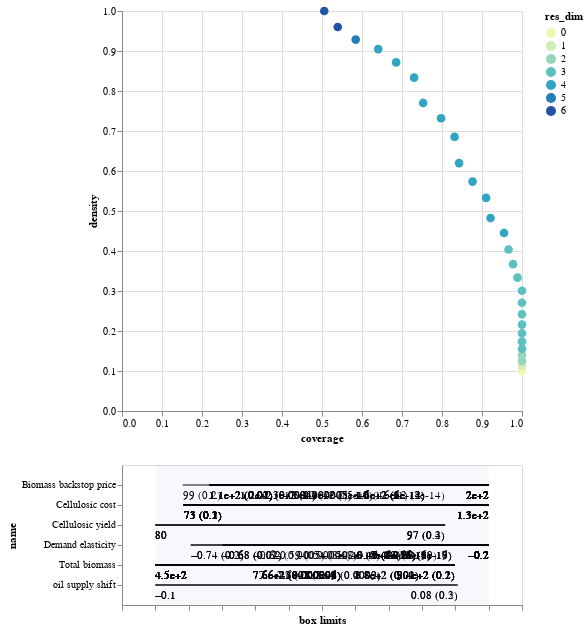

The cell this chart's notebook holds for it:
### Code cell
#Interactive plot of the above tradeoff matrix
box_bryant.inspect_tradeoff()

### Figure 1 — Vega-Lite specification as saved in the notebook (floating-point values rounded to 4 significant figures)
{"config": {"view": {"continuousWidth": 400, "continuousHeight": 300}}, "vconcat": [{"data": {"name": "data-c5a4f50fa54a0c9fb9591076c299149f"}, "mark": {"type": "circle", "size": 75}, "encoding": {"color": {"type": "ordinal", "field": "res_dim", "scale": {"range": ["#eff9b6", "#d0edb3", "#97d6b9", "#5dc0c0", "#31a5c2", "#1f80b8", "#2354a3", "#21318d"]}}, "opacity": {"condition": {"value": 1, "selection": "selector001"}, "value": 0.4}, "tooltip": [{"type": "ordinal", "field": "id"}, {"type": "quantitative", "field": "coverage", "format": ".2"}, {"type": "quantitative", "field": "density", "format": ".2"}, {"type": "ordinal", "field": "res_dim"}], "x": {"type": "quantitative", "field": "coverage"}, "y": {"type": "quantitative", "field": "density"}}, "height": 400, "selection": {"selector001": {"type": "single", "fields": ["id"]}}, "width": 400}, {"layer": [{"data": {"name": "data-17256ee1b01d486f61a8245021b6fdb4"}, "mark": "rule", "encoding": {"x": {"type": "quantitative", "axis": {"grid": false, "labels": false, "title": "box limits"}, "field": "x_lower", "scale": {"domain": [0, 1], "padding": 0.1}}, "x2": {"field": "x_upper"}, "y": {"type": "nominal", "field": "name", "scale": {"padding": 1.0}}}, "transform": [{"calculate": "(datum.x1-datum.minimum)/(datum.maximum-datum.minimum)", "as": "x_lower"}, {"calculate": "(datum.x2-datum.minimum)/(datum.maximum-datum.minimum)", "as": "x_upper"}, {"filter": {"selection": "selector001"}}], "width": 400}, {"data": {"name": "data-17256ee1b01d486f61a8245021b6fdb4"}, "mark": {"type": "text", "align": "left", "baseline": "top", "dy": 5}, "encoding": {"text": {"type": "ordinal", "field": "text"}, "x": {"type": "quantitative", "axis": {"grid": false, "labels": false, "title": "box limits"}, "field": "x_lower", "scale": {"domain": [0, 1], "padding": 0.1}}, "x2": {"field": "x_upper"}, "y": {"type": "nominal", "field": "name", "scale": {"padding": 1.0}}}, "transform": [{"calculate": "(datum.x1-datum.minimum)/(datum.maximum-datum.minimum)", "as": "x_lower"}, {"calculate": "(datum.x2-datum.minimum)/(datum.maximum-datum.minimum)", "as": "x_upper"}, {"filter": {"selection": "selector001"}}, {"calculate": "datum.qp_lower>0?format(datum.x1, \".2\")+\" (\"+format(datum.qp_lower, \".1~g\")+\")\" :format(datum.x1, \".2\")", "as": "text"}], "width": 400}, {"data": {"name": "data-17256ee1b01d486f61a8245021b6fdb4"}, "mark": {"type": "text", "align": "right", "baseline": "top", "dy": 5}, "encoding": {"text": {"type": "ordinal", "field": "text"}, "x": {"type": "quantitative", "field": "x_upper"}, "x2": {"field": "x_upper"}, "y": {"type": "nominal", "field": "name", "scale": {"padding": 1.0}}}, "transform": [{"calculate": "(datum.x1-datum.minimum)/(datum.maximum-datum.minimum)", "as": "x_lower"}, {"calculate": "(datum.x2-datum.minimum)/(datum.maximum-datum.minimum)", "as": "x_upper"}, {"filter": {"selection": "selector001"}}, {"calculate": "datum.qp_upper>0?format(datum.x2, \".2\")+\" (\"+format(datum.qp_upper, \".1\")+\")\" :format(datum.x2, \".2\")", "as": "text"}], "width": 400}, {"data": {"name": "data-bb8d07f6df3d47a6a475317795287b23"}, "mark": {"type": "rect", "opacity": 0.05}, "encoding": {"x": {"type": "quantitative", "field": "start"}, "x2": {"field": "end"}}}, {"data": {"name": "data-d751713988987e9331980363e24189ce"}, "mark": "point", "encoding": {"x": {"type": "quantitative", "field": "x"}, "y": {"type": "nominal", "field": "name"}}, "transform": [{"filter": {"selection": "selector001"}}], "width": 400}, {"data": {"name": "data-d751713988987e9331980363e24189ce"}, "mark": {"type": "text", "align": "center", "baseline": "top", "dy": 5}, "encoding": {"text": {"type": "nominal", "field": "item"}, "x": {"type": "quantitative", "field": "x"}, "y": {"type": "nominal", "field": "name"}}, "transform": [{"filter": {"selection": "selector001"}}], "width": 400}]}], "$schema": "https://vega.github.io/schema/vega-lite/v4.8.1.json", "datasets": {"data-c5a4f50fa54a0c9fb9591076c299149f": [{"coverage": 1.0, "density": 0.1009, "id": 0, "mass": 1.0, "mean": 0.1009, "res_dim": 0}, {"coverage": 1.0, "density": 0.1124, "id": 1, "mass": 0.898, "mean": 0.1124, "res_dim": 1}, {"coverage": 1.0, "density": 0.1254, "id": 2, "mass": 0.805, "mean": 0.1254, "res_dim": 2}, {"coverage": 1.0, "density": 0.1395, "id": 3, "mass": 0.7234, "mean": 0.1395, "res_dim": 2}, {"coverage": 1.0, "density": 0.1553, "id": 4, "mass": 0.6497, "mean": 0.1553, "res_dim": 3}, {"coverage": 1.0, "density": 0.1735, "id": 5, "mass": 0.5816, "mean": 0.1735, "res_dim": 3}, {"coverage": 1.0, "density": 0.1943, "id": 6, "mass": 0.5193, "mean": 0.1943, "res_dim": 3}, {"coverage": 1.0, "density": 0.216, "id": 7, "mass": 0.4671, "mean": 0.216, "res_dim": 3}, {"coverage": 1.0, "density": 0.2418, "id": 8, "mass": 0.4172, "mean": 0.2418, "res_dim": 3}, {"coverage": 1.0, "density": 0.2705, "id": 9, "mass": 0.373, "mean": 0.2705, "res_dim": 3}, {"coverage": 1.0, "density": 0.3007, "id": 10, "mass": 0.3356, "mean": 0.3007, "res_dim": 3}, {"coverage": 0.9888, "density": 0.3333, "id": 11, "mass": 0.2993, "mean": 0.3333, "res_dim": 3}, {"coverage": 0.9775, "density": 0.3671, "id": 12, "mass": 0.2687, "mean": 0.3671, "res_dim": 3}, {"coverage": 0.9663, "density": 0.4038, "id": 13, "mass": 0.2415, "mean": 0.4038, "res_dim": 3}, {"coverage": 0.9551, "density": 0.445, "id": 14, "mass": 0.2166, "mean": 0.445, "res_dim": 4}, {"coverage": 0.9213, "density": 0.4824, "id": 15, "mass": 0.1927, "mean": 0.4824, "res_dim": 4}, {"coverage": 0.9101, "density": 0.5329, "id": 16, "mass": 0.1723, "mean": 0.5329, "res_dim": 4}, {"coverage": 0.8764, "density": 0.5735, "id": 17, "mass": 0.1542, "mean": 0.5735, "res_dim": 4}, {"coverage": 0.8427, "density": 0.6198, "id": 18, "mass": 0.1372, "mean": 0.6198, "res_dim": 4}, {"coverage": 0.8315, "density": 0.6852, "id": 19, "mass": 0.1224, "mean": 0.6852, "res_dim": 4}, {"coverage": 0.7978, "density": 0.732, "id": 20, "mass": 0.11, "mean": 0.732, "res_dim": 4}, {"coverage": 0.7528, "density": 0.7701, "id": 21, "mass": 0.09864, "mean": 0.7701, "res_dim": 4}, {"coverage": 0.7303, "density": 0.8333, "id": 22, "mass": 0.08844, "mean": 0.8333, "res_dim": 4}, {"coverage": 0.6854, "density": 0.8714, "id": 23, "mass": 0.07937, "mean": 0.8714, "res_dim": 4}, {"coverage": 0.6404, "density": 0.9048, "id": 24, "mass": 0.07143, "mean": 0.9048, "res_dim": 4}, {"coverage": 0.5843, "density": 0.9286, "id": 25, "mass": 0.06349, "mean": 0.9286, "res_dim": 5}, {"coverage": 0.5393, "density": 0.96, "id": 26, "mass": 0.05669, "mean": 0.96, "res_dim": 6}, {"coverage": 0.5056, "density": 1.0, "id": 27, "mass": 0.05102, "mean": 1.0, "res_dim": 6}], "data-17256ee1b01d486f61a8245021b6fdb4": [{"x1": -0.7365, "x2": -0.202, "name": "Demand elasticity", "id": 1, "minimum": -0.8, "maximum": -0.202, "qp_lower": 0.1557, "qp_upper": -1.0}, {"x1": 450.0, "x2": 941.7, "name": "Total biomass", "id": 2, "minimum": 450.0, "maximum": 997.8, "qp_lower": -1.0, "qp_upper": 0.1504}, {"x1": -0.7365, "x2": -0.202, "name": "Demand elasticity", "id": 2, "minimum": -0.8, "maximum": -0.202, "qp_lower": 0.1713, "qp_upper": -1.0}, {"x1": 450.0, "x2": 941.7, "name": "Total biomass", "id": 3, "minimum": 450.0, "maximum": 997.8, "qp_lower": -1.0, "qp_upper": 0.1607}, {"x1": -0.679, "x2": -0.202, "name": "Demand elasticity", "id": 3, "minimum": -0.8, "maximum": -0.202, "qp_lower": 0.02418, "qp_upper": -1.0}, {"x1": 450.0, "x2": 941.7, "name": "Total biomass", "id": 4, "minimum": 450.0, "maximum": 997.8, "qp_lower": -1.0, "qp_upper": 0.1583}, {"x1": -0.679, "x2": -0.202, "name": "Demand elasticity", "id": 4, "minimum": -0.8, "maximum": -0.202, "qp_lower": 0.01869, "qp_upper": -1.0}, {"x1": 99.0, "x2": 199.6, "name": "Biomass backstop price", "id": 4, "minimum": 90.0, "maximum": 199.6, "qp_lower": 0.1509, "qp_upper": -1.0}, {"x1": 450.0, "x2": 941.7, "name": "Total biomass", "id": 5, "minimum": 450.0, "maximum": 997.8, "qp_lower": -1.0, "qp_upper": 0.1577}, {"x1": -0.679, "x2": -0.202, "name": "Demand elasticity", "id": 5, "minimum": -0.8, "maximum": -0.202, "qp_lower": 0.01457, "qp_upper": -1.0}, {"x1": 107.8, "x2": 199.6, "name": "Biomass backstop price", "id": 5, "minimum": 90.0, "maximum": 199.6, "qp_lower": 0.0175, "qp_upper": -1.0}, {"x1": 450.0, "x2": 941.7, "name": "Total biomass", "id": 6, "minimum": 450.0, "maximum": 997.8, "qp_lower": -1.0, "qp_upper": 0.164}, {"x1": -0.6235, "x2": -0.202, "name": "Demand elasticity", "id": 6, "minimum": -0.8, "maximum": -0.202, "qp_lower": 0.0005345, "qp_upper": -1.0}, {"x1": 107.8, "x2": 199.6, "name": "Biomass backstop price", "id": 6, "minimum": 90.0, "maximum": 199.6, "qp_lower": 0.0168, "qp_upper": -1.0}, {"x1": 450.0, "x2": 941.7, "name": "Total biomass", "id": 7, "minimum": 450.0, "maximum": 997.8, "qp_lower": -1.0, "qp_upper": 0.1521}, {"x1": -0.5875, "x2": -0.202, "name": "Demand elasticity", "id": 7, "minimum": -0.8, "maximum": -0.202, "qp_lower": 1.196e-05, "qp_upper": -1.0}, {"x1": 107.8, "x2": 199.6, "name": "Biomass backstop price", "id": 7, "minimum": 90.0, "maximum": 199.6, "qp_lower": 0.01448, "qp_upper": -1.0}, {"x1": 450.0, "x2": 941.7, "name": "Total biomass", "id": 8, "minimum": 450.0, "maximum": 997.8, "qp_lower": -1.0, "qp_upper": 0.1557}, {"x1": -0.5445, "x2": -0.202, "name": "Demand elasticity", "id": 8, "minimum": -0.8, "maximum": -0.202, "qp_lower": 8.044e-08, "qp_upper": -1.0}, {"x1": 107.8, "x2": 199.6, "name": "Biomass backstop price", "id": 8, "minimum": 90.0, "maximum": 199.6, "qp_lower": 0.01425, "qp_upper": -1.0}, {"x1": 450.0, "x2": 941.7, "name": "Total biomass", "id": 9, "minimum": 450.0, "maximum": 997.8, "qp_lower": -1.0, "qp_upper": 0.1647}, {"x1": -0.5035, "x2": -0.202, "name": "Demand elasticity", "id": 9, "minimum": -0.8, "maximum": -0.202, "qp_lower": 2.406e-10, "qp_upper": -1.0}, {"x1": 107.8, "x2": 199.6, "name": "Biomass backstop price", "id": 9, "minimum": 90.0, "maximum": 199.6, "qp_lower": 0.01715, "qp_upper": -1.0}, {"x1": 450.0, "x2": 941.7, "name": "Total biomass", "id": 10, "minimum": 450.0, "maximum": 997.8, "qp_lower": -1.0, "qp_upper": 0.1355}, {"x1": -0.475, "x2": -0.202, "name": "Demand elasticity", "id": 10, "minimum": -0.8, "maximum": -0.202, "qp_lower": 4.721e-13, "qp_upper": -1.0}, {"x1": 107.8, "x2": 199.6, "name": "Biomass backstop price", "id": 10, "minimum": 90.0, "maximum": 199.6, "qp_lower": 0.015, "qp_upper": -1.0}, {"x1": 450.0, "x2": 883.4, "name": "Total biomass", "id": 11, "minimum": 450.0, "maximum": 997.8, "qp_lower": -1.0, "qp_upper": 0.01421}, {"x1": -0.475, "x2": -0.202, "name": "Demand elasticity", "id": 11, "minimum": -0.8, "maximum": -0.202, "qp_lower": 3.451e-13, "qp_upper": -1.0}, {"x1": 107.8, "x2": 199.6, "name": "Biomass backstop price", "id": 11, "minimum": 90.0, "maximum": 199.6, "qp_lower": 0.01242, "qp_upper": -1.0}, {"x1": 450.0, "x2": 883.4, "name": "Total biomass", "id": 12, "minimum": 450.0, "maximum": 997.8, "qp_lower": -1.0, "qp_upper": 0.01355}, {"x1": -0.4485, "x2": -0.202, "name": "Demand elasticity", "id": 12, "minimum": -0.8, "maximum": -0.202, "qp_lower": 7.967e-16, "qp_upper": -1.0}, {"x1": 107.8, "x2": 199.6, "name": "Biomass backstop price", "id": 12, "minimum": 90.0, "maximum": 199.6, "qp_lower": 0.01095, "qp_upper": -1.0}, {"x1": 450.0, "x2": 883.4, "name": "Total biomass", "id": 13, "minimum": 450.0, "maximum": 997.8, "qp_lower": -1.0, "qp_upper": 0.01525}, {"x1": -0.4485, "x2": -0.202, "name": "Demand elasticity", "id": 13, "minimum": -0.8, "maximum": -0.202, "qp_lower": 1.934e-15, "qp_upper": -1.0}, {"x1": 117.8, "x2": 199.6, "name": "Biomass backstop price", "id": 13, "minimum": 90.0, "maximum": 199.6, "qp_lower": 0.0005064, "qp_upper": -1.0}, {"x1": 72.65, "x2": 133.7, "name": "Cellulosic cost", "id": 14, "minimum": 67.0, "maximum": 133.7, "qp_lower": 0.1383, "qp_upper": -1.0}, {"x1": 450.0, "x2": 883.4, "name": "Total biomass", "id": 14, "minimum": 450.0, "maximum": 997.8, "qp_lower": -1.0, "qp_upper": 0.01184}, {"x1": -0.4485, "x2": -0.202, "name": "Demand elasticity", "id": 14, "minimum": -0.8, "maximum": -0.202, "qp_lower": 9.841e-16, "qp_upper": -1.0}, {"x1": 117.8, "x2": 199.6, "name": "Biomass backstop price", "id": 14, "minimum": 90.0, "maximum": 199.6, "qp_lower": 0.0003845, "qp_upper": -1.0}, {"x1": 72.65, "x2": 133.7, "name": "Cellulosic cost", "id": 15, "minimum": 67.0, "maximum": 133.7, "qp_lower": 0.1753, "qp_upper": -1.0}, {"x1": 450.0, "x2": 820.7, "name": "Total biomass", "id": 15, "minimum": 450.0, "maximum": 997.8, "qp_lower": -1.0, "qp_upper": 0.000933}, {"x1": -0.4485, "x2": -0.202, "name": "Demand elasticity", "id": 15, "minimum": -0.8, "maximum": -0.202, "qp_lower": 1.254e-15, "qp_upper": -1.0}, {"x1": 117.8, "x2": 199.6, "name": "Biomass backstop price", "id": 15, "minimum": 90.0, "maximum": 199.6, "qp_lower": 0.0004229, "qp_upper": -1.0}, {"x1": 72.65, "x2": 133.7, "name": "Cellulosic cost", "id": 16, "minimum": 67.0, "maximum": 133.7, "qp_lower": 0.1367, "qp_upper": -1.0}, {"x1": 450.0, "x2": 820.7, "name": "Total biomass", "id": 16, "minimum": 450.0, "maximum": 997.8, "qp_lower": -1.0, "qp_upper": 0.0002231}, {"x1": -0.4485, "x2": -0.202, "name": "Demand elasticity", "id": 16, "minimum": -0.8, "maximum": -0.202, "qp_lower": 4.1e-16, "qp_upper": -1.0}, {"x1": 125.8, "x2": 199.6, "name": "Biomass backstop price", "id": 16, "minimum": 90.0, "maximum": 199.6, "qp_lower": 5.358e-06, "qp_upper": -1.0}, {"x1": 72.65, "x2": 133.7, "name": "Cellulosic cost", "id": 17, "minimum": 67.0, "maximum": 133.7, "qp_lower": 0.1378, "qp_upper": -1.0}, {"x1": 450.0, "x2": 755.8, "name": "Total biomass", "id": 17, "minimum": 450.0, "maximum": 997.8, "qp_lower": -1.0, "qp_upper": 1.01e-05}, {"x1": -0.4485, "x2": -0.202, "name": "Demand elasticity", "id": 17, "minimum": -0.8, "maximum": -0.202, "qp_lower": 2.881e-15, "qp_upper": -1.0}, {"x1": 125.8, "x2": 199.6, "name": "Biomass backstop price", "id": 17, "minimum": 90.0, "maximum": 199.6, "qp_lower": 7.744e-06, "qp_upper": -1.0}, {"x1": 72.65, "x2": 133.7, "name": "Cellulosic cost", "id": 18, "minimum": 67.0, "maximum": 133.7, "qp_lower": 0.1404, "qp_upper": -1.0}, {"x1": 450.0, "x2": 755.8, "name": "Total biomass", "id": 18, "minimum": 450.0, "maximum": 997.8, "qp_lower": -1.0, "qp_upper": 9.11e-06}, {"x1": -0.4485, "x2": -0.202, "name": "Demand elasticity", "id": 18, "minimum": -0.8, "maximum": -0.202, "qp_lower": 9.781e-16, "qp_upper": -1.0}, {"x1": 132.5, "x2": 199.6, "name": "Biomass backstop price", "id": 18, "minimum": 90.0, "maximum": 199.6, "qp_lower": 1.781e-07, "qp_upper": -1.0}, {"x1": 72.65, "x2": 133.7, "name": "Cellulosic cost", "id": 19, "minimum": 67.0, "maximum": 133.7, "qp_lower": 0.09571, "qp_upper": -1.0}, {"x1": 450.0, "x2": 755.8, "name": "Total biomass", "id": 19, "minimum": 450.0, "maximum": 997.8, "qp_lower": -1.0, "qp_upper": 1.368e-06}, {"x1": -0.4485, "x2": -0.202, "name": "Demand elasticity", "id": 19, "minimum": -0.8, "maximum": -0.202, "qp_lower": 5.621e-17, "qp_upper": -1.0}, {"x1": 138.6, "x2": 199.6, "name": "Biomass backstop price", "id": 19, "minimum": 90.0, "maximum": 199.6, "qp_lower": 3.227e-10, "qp_upper": -1.0}, {"x1": 72.65, "x2": 133.7, "name": "Cellulosic cost", "id": 20, "minimum": 67.0, "maximum": 133.7, "qp_lower": 0.103, "qp_upper": -1.0}, {"x1": 450.0, "x2": 755.8, "name": "Total biomass", "id": 20, "minimum": 450.0, "maximum": 997.8, "qp_lower": -1.0, "qp_upper": 1.1e-06}, {"x1": -0.422, "x2": -0.202, "name": "Demand elasticity", "id": 20, "minimum": -0.8, "maximum": -0.202, "qp_lower": 7.08e-19, "qp_upper": -1.0}, {"x1": 138.6, "x2": 199.6, "name": "Biomass backstop price", "id": 20, "minimum": 90.0, "maximum": 199.6, "qp_lower": 5.228e-10, "qp_upper": -1.0}, {"x1": 72.65, "x2": 133.7, "name": "Cellulosic cost", "id": 21, "minimum": 67.0, "maximum": 133.7, "qp_lower": 0.1574, "qp_upper": -1.0}, {"x1": 450.0, "x2": 755.8, "name": "Total biomass", "id": 21, "minimum": 450.0, "maximum": 997.8, "qp_lower": -1.0, "qp_upper": 4.717e-06}, {"x1": -0.422, "x2": -0.202, "name": "Demand elasticity", "id": 21, "minimum": -0.8, "maximum": -0.202, "qp_lower": 1.185e-16, "qp_upper": -1.0}, {"x1": 150.0, "x2": 199.6, "name": "Biomass backstop price", "id": 21, "minimum": 90.0, "maximum": 199.6, "qp_lower": 3.515e-11, "qp_upper": -1.0}, {"x1": 72.65, "x2": 133.7, "name": "Cellulosic cost", "id": 22, "minimum": 67.0, "maximum": 133.7, "qp_lower": 0.1039, "qp_upper": -1.0}, {"x1": 450.0, "x2": 755.8, "name": "Total biomass", "id": 22, "minimum": 450.0, "maximum": 997.8, "qp_lower": -1.0, "qp_upper": 3.975e-06}, {"x1": -0.422, "x2": -0.202, "name": "Demand elasticity", "id": 22, "minimum": -0.8, "maximum": -0.202, "qp_lower": 5.677e-18, "qp_upper": -1.0}, {"x1": 155.6, "x2": 199.6, "name": "Biomass backstop price", "id": 22, "minimum": 90.0, "maximum": 199.6, "qp_lower": 7.746e-14, "qp_upper": -1.0}, {"x1": 72.65, "x2": 133.7, "name": "Cellulosic cost", "id": 23, "minimum": 67.0, "maximum": 133.7, "qp_lower": 0.102, "qp_upper": -1.0}, {"x1": 450.0, "x2": 755.8, "name": "Total biomass", "id": 23, "minimum": 450.0, "maximum": 997.8, "qp_lower": -1.0, "qp_upper": 1.347e-06}, {"x1": -0.4005, "x2": -0.202, "name": "Demand elasticity", "id": 23, "minimum": -0.8, "maximum": -0.202, "qp_lower": 5.874e-19, "qp_upper": -1.0}, {"x1": 155.6, "x2": 199.6, "name": "Biomass backstop price", "id": 23, "minimum": 90.0, "maximum": 199.6, "qp_lower": 4.954e-14, "qp_upper": -1.0}, {"x1": 72.65, "x2": 133.7, "name": "Cellulosic cost", "id": 24, "minimum": 67.0, "maximum": 133.7, "qp_lower": 0.1065, "qp_upper": -1.0}, {"x1": 450.0, "x2": 755.8, "name": "Total biomass", "id": 24, "minimum": 450.0, "maximum": 997.8, "qp_lower": -1.0, "qp_upper": 6.426e-06}, {"x1": -0.3845, "x2": -0.202, "name": "Demand elasticity", "id": 24, "minimum": -0.8, "maximum": -0.202, "qp_lower": 1.396e-19, "qp_upper": -1.0}, {"x1": 155.6, "x2": 199.6, "name": "Biomass backstop price", "id": 24, "minimum": 90.0, "maximum": 199.6, "qp_lower": 5.537e-14, "qp_upper": -1.0}, {"x1": 72.65, "x2": 133.7, "name": "Cellulosic cost", "id": 25, "minimum": 67.0, "maximum": 133.7, "qp_lower": 0.2028, "qp_upper": -1.0}, {"x1": 450.0, "x2": 755.8, "name": "Total biomass", "id": 25, "minimum": 450.0, "maximum": 997.8, "qp_lower": -1.0, "qp_upper": 2.487e-05}, {"x1": 80.0, "x2": 97.3, "name": "Cellulosic yield", "id": 25, "minimum": 80.0, "maximum": 99.9, "qp_lower": -1.0, "qp_upper": 0.3732}, {"x1": -0.3845, "x2": -0.202, "name": "Demand elasticity", "id": 25, "minimum": -0.8, "maximum": -0.202, "qp_lower": 1.015e-17, "qp_upper": -1.0}, {"x1": 155.6, "x2": 199.6, "name": "Biomass backstop price", "id": 25, "minimum": 90.0, "maximum": 199.6, "qp_lower": 1.246e-12, "qp_upper": -1.0}, {"x1": 72.65, "x2": 133.7, "name": "Cellulosic cost", "id": 26, "minimum": 67.0, "maximum": 133.7, "qp_lower": 0.2619, "qp_upper": -1.0}, {"x1": 450.0, "x2": 755.8, "name": "Total biomass", "id": 26, "minimum": 450.0, "maximum": 997.8, "qp_lower": -1.0, "qp_upper": 5.785e-06}, {"x1": 80.0, "x2": 97.3, "name": "Cellulosic yield", "id": 26, "minimum": 80.0, "maximum": 99.9, "qp_lower": -1.0, "qp_upper": 0.2974}, {"x1": -0.3845, "x2": -0.202, "name": "Demand elasticity", "id": 26, "minimum": -0.8, "maximum": -0.202, "qp_lower": 1.379e-17, "qp_upper": -1.0}, {"x1": -0.1, "x2": 0.0805, "name": "oil supply shift", "id": 26, "minimum": -0.1, "maximum": 0.099, "qp_lower": -1.0, "qp_upper": 0.2974}, {"x1": 155.6, "x2": 199.6, "name": "Biomass backstop price", "id": 26, "minimum": 90.0, "maximum": 199.6, "qp_lower": 1.133e-12, "qp_upper": -1.0}, {"x1": 72.65, "x2": 133.7, "name": "Cellulosic cost", "id": 27, "minimum": 67.0, "maximum": 133.7, "qp_lower": 0.1473, "qp_upper": -1.0}, {"x1": 450.0, "x2": 755.8, "name": "Total biomass", "id": 27, "minimum": 450.0, "maximum": 997.8, "qp_lower": -1.0, "qp_upper": 2.317e-07}, {"x1": 80.0, "x2": 97.3, "name": "Cellulosic yield", "id": 27, "minimum": 80.0, "maximum": 99.9, "qp_lower": -1.0, "qp_upper": 0.1593}, {"x1": -0.3845, "x2": -0.202, "name": "Demand elasticity", "id": 27, "minimum": -0.8, "maximum": -0.202, "qp_lower": 1.708e-16, "qp_upper": -1.0}, {"x1": -0.1, "x2": 0.0805, "name": "oil supply shift", "id": 27, "minimum": -0.1, "maximum": 0.099, "qp_lower": -1.0, "qp_upper": 0.1533}, {"x1": 162.2, "x2": 199.6, "name": "Biomass backstop price", "id": 27, "minimum": 90.0, "maximum": 199.6, "qp_lower": 2.842e-14, "qp_upper": -1.0}], "data-bb8d07f6df3d47a6a475317795287b23": [{"start": 0, "end": 1}], "data-d751713988987e9331980363e24189ce": []}}
